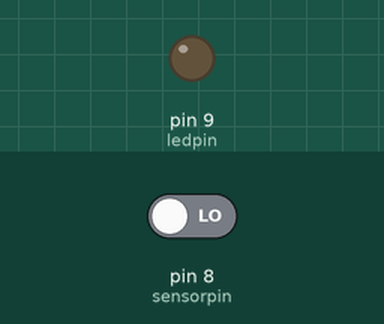
Recording of a sketch running on a simulated Arduino Uno, built with avr-gcc and run on an emulated ATmega328P. On the bench: output pins drawn as LEDs (lit = HIGH). The inputs (shaded band) are chosen by the test bench; at power-on: pin 8 (sensorpin) LOW.

Above: at 1.2 s.
1.3 s: pin 8 (sensorpin) driven HIGH
At 1.8 s:
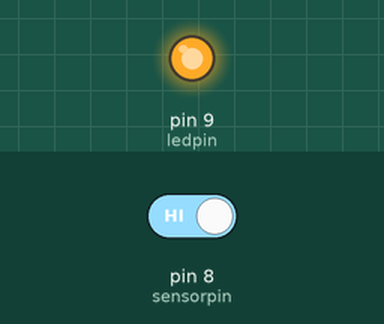
2.8 s: pin 8 (sensorpin) driven LOW
At 4.2 s:
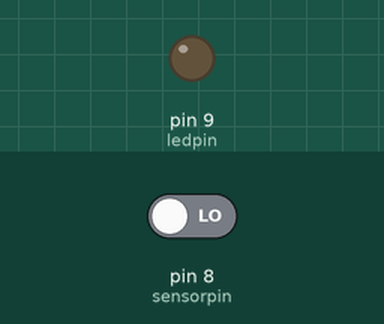
Timing chart, 0 to 5.8 s (numbered marks = the images above; inputs shaded):
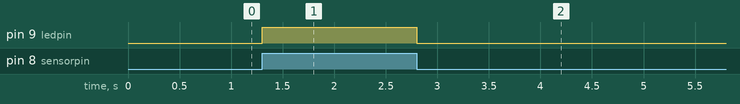

Measured:
- after the input at 1.3 s, pin 9 (ledpin): LOW → HIGH at once
- after the input at 2.8 s, pin 9 (ledpin): HIGH → LOW at once

The sketch:

sessensor.ino
```cpp
int ledpin = 9;
int sensorpin = 8;

void setup() {
  pinMode(ledpin, OUTPUT);
  pinMode(sensorpin, INPUT);
}

void loop() {
  int sensordurum = digitalRead(sensorpin);

  if(sensordurum == HIGH){  // Ses algılandıysa
    digitalWrite(ledpin, HIGH);
  } else {                  // Ses yoksa
    digitalWrite(ledpin, LOW);
  }
}
```
